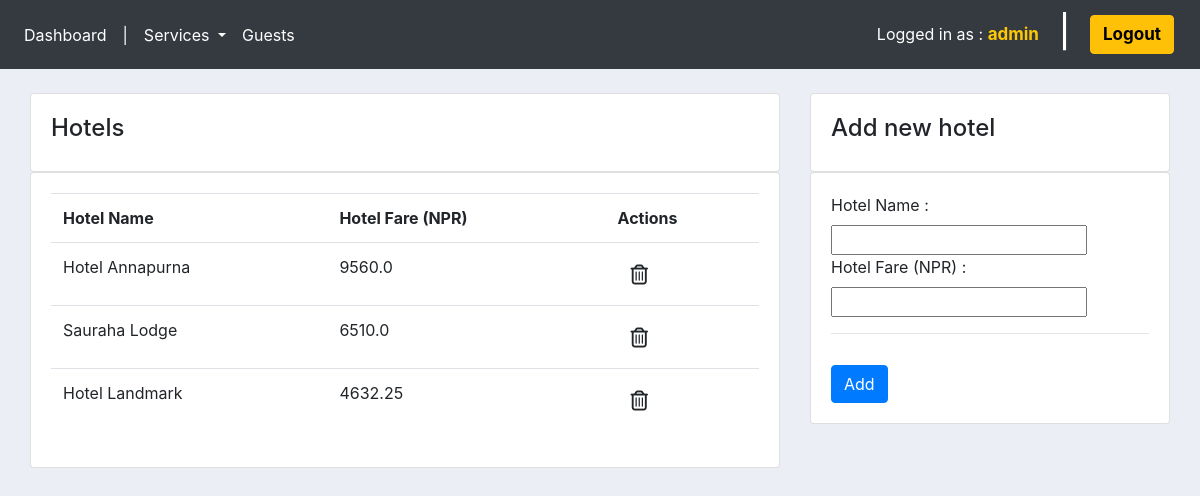
The page /hotels/ (signed in) on the database as committed earlier.
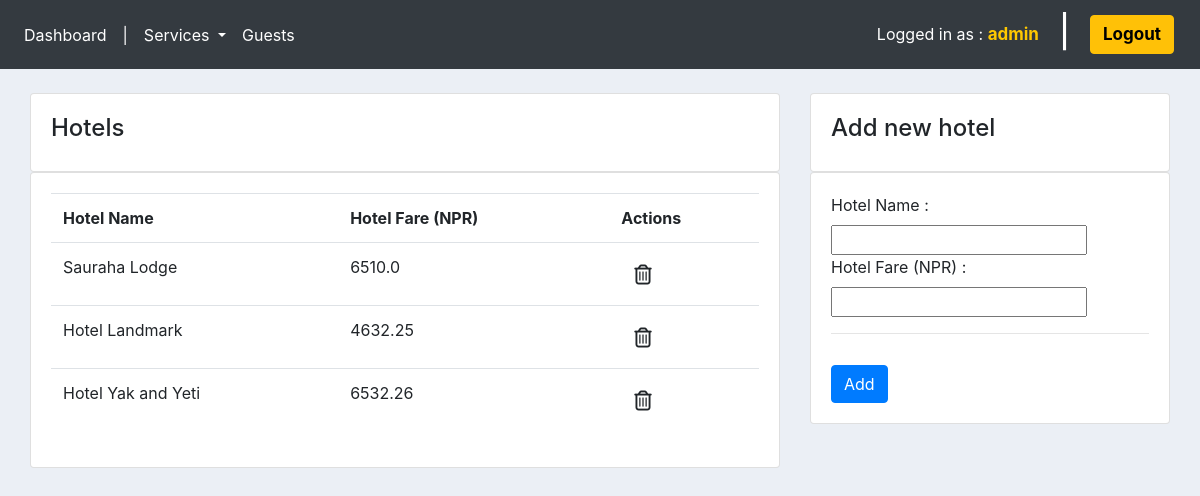
The same page on the database as committed later.
### tour/models.py (models this page shows, shortened)
class Hotel(models.Model):
    hotelName = models.CharField(max_length=200, null=True)
    fare = models.FloatField(max_length=200, null=True)

### tour/views.py (the view)
# urls.py: path('hotels/', views.hotels, name='hotels'),
@login_required(login_url='login')
def hotels(request):
    allHotels = Hotel.objects.all()
    form = HotelForm()
    if request.method == 'POST':
        form = HotelForm(request.POST)
        if form.is_valid():
            form.save()
            return redirect('hotels')
    context = {'allHotels': allHotels, 'form': form}
    return render(request, 'tour/hotels.html', context)

### tour/forms.py
class HotelForm(ModelForm):
    class Meta:
        model = Hotel
        fields = '__all__'

### tour/templates/tour/hotels.html (shortened to what this page needs)
{% extends 'ums/main.html' %}
{% load static %}
{% block content %}
<section class="container-fluid">
    <section class="row">
        <section class="col-md-8">
            <div class="card card-body">
                <span>
                    <h4>Hotels</h4>
                </span>
            </div>
            <div class="card card-body">
                <table class="table">
                    <tr>
                        <th>Hotel Name</th>
                        <th>Hotel Fare (NPR)</th>
                        <th>Actions</th>
                    </tr>
                    {% for hotel in allHotels %}
                    <tr>
                        <td>{{hotel.hotelName}}</td>
                        <td>{{hotel.fare}}</td>
                        <td>
                            <form action="{% url 'delete_hotel' hotel.id %}" method="POST">
                                <button type="submit" class="btn"><i class="far fa-trash-alt fa-lg"></i></button>
                            </form>
                        </td>
                    </tr>
                    {% endfor %}
                </table>
            </div>
        </section>
        <section class="col-md-4">
            <div class="card card-body">
                <h4>Add new hotel</h4>
            </div>
            <div class="card card-body">
                <form action="" method="POST">
                    <label for="hotelName">Hotel Name : </label>
                    {{form.hotelName}}
                    <label for="hotelFare">Hotel Fare (NPR) : </label>
                    {{form.fare}}
                    <hr>
                    <input type="submit" value="Add" class="btn btn-primary" style="margin-top: 15px;">
                </form>
            </div>
        </section>
    </section>
</section>
{% endblock %}

### ums/templates/ums/main.html (shortened to what this page needs)
{% load static %}
<!DOCTYPE html>
<html>
<head>
    <link rel="stylesheet" href="https://cdn.jsdelivr.net/npm/bootstrap@4.5.3/dist/css/bootstrap.min.css">
    <link rel="stylesheet" href="https://use.fontawesome.com/releases/v5.15.2/css/all.css">
    <link rel="stylesheet" type="text/css" href="{% static '/css/main.css' %}">
</head>
<body>
    {% include 'ums/navbar.html' %}
    <section class="container-fluid">
        {% block content %}
        {% endblock %}
    </section>
</body>
</html>

### ums/templates/ums/navbar.html (shortened to what this page needs)
<nav class="navbar navbar-expand-lg navbar-dark bg-dark">
    <nav class="collapse navbar-collapse" id="navbarNav">
        <ul class="navbar-nav">
            <li class="nav-item active">
                <a class="nav-link" href="{% url 'home' %}"> Dashboard</a>
            </li>
            <li class="nav-item active">
                <a class="nav-link"> |</a>
            </li>
            <li class="nav-item dropdown active">
                <a class="nav-link dropdown-toggle" href="#" id="navbarDropdown" role="button" data-toggle="dropdown" aria-haspopup="true" aria-expanded="false">
                  Services
                </a>
              </li>
            <li class="nav-item active">
                <a class="nav-link" href="{% url 'guests' %}"> Guests </a>
            </li>
        </ul>
    </nav>
    <span class="hello-logout">
        Logged in as : <a href=""><b id="username"> {{request.user}} </b></a>
    </span>
    <h2 class="hello-logout">|</h2>
    <span class="hello-logout">
        <button type="button" class="btn btn-warning">
            <a href="{% url 'logout' %}"> <b> Logout </b> </a>
        </button>
    </span>
</nav>
<br>

### static/css/main.css (style rules this page uses)
body { background-color: #ebeff5; }

### ums/templates/ums/navbar.html (style rules this page uses)
.hello-logout { color: #fff; margin: 5px 10px; }
.hello-logout a, a:hover { text-decoration: none; color: #000; }
.hello-logout b { font-size: 17px; }
h2.hello-logout { margin-bottom: 10px; }
#username { color: #ffc800; }

Rows that differ between the two databases and show on the page:
removed Hotel: hotelName "Hotel Annapurna", fare "9560.0"
added Hotel: hotelName "Hotel Yak and Yeti", fare "6532.26"
